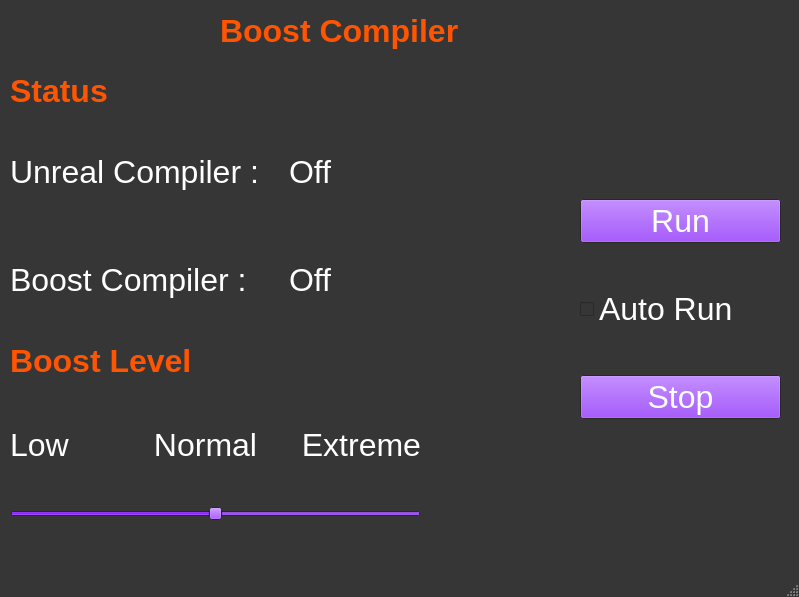
<?xml version="1.0" encoding="UTF-8"?>
<ui version="4.0">
 <class>MainWindow</class>
 <widget class="QMainWindow" name="MainWindow">
  <property name="windowModality">
   <enum>Qt::NonModal</enum>
  </property>
  <property name="enabled">
   <bool>true</bool>
  </property>
  <property name="geometry">
   <rect>
    <x>0</x>
    <y>0</y>
    <width>799</width>
    <height>597</height>
   </rect>
  </property>
  <property name="palette">
   <palette>
    <active>
     <colorrole role="WindowText">
      <brush brushstyle="SolidPattern">
       <color alpha="255">
        <red>255</red>
        <green>255</green>
        <blue>255</blue>
       </color>
      </brush>
     </colorrole>
     <colorrole role="Button">
      <brush brushstyle="SolidPattern">
       <color alpha="255">
        <red>120</red>
        <green>0</green>
        <blue>255</blue>
       </color>
      </brush>
     </colorrole>
     <colorrole role="Text">
      <brush brushstyle="SolidPattern">
       <color alpha="255">
        <red>255</red>
        <green>255</green>
        <blue>255</blue>
       </color>
      </brush>
     </colorrole>
     <colorrole role="BrightText">
      <brush brushstyle="SolidPattern">
       <color alpha="255">
        <red>255</red>
        <green>255</green>
        <blue>255</blue>
       </color>
      </brush>
     </colorrole>
     <colorrole role="ButtonText">
      <brush brushstyle="SolidPattern">
       <color alpha="255">
        <red>255</red>
        <green>255</green>
        <blue>255</blue>
       </color>
      </brush>
     </colorrole>
     <colorrole role="Base">
      <brush brushstyle="SolidPattern">
       <color alpha="255">
        <red>54</red>
        <green>54</green>
        <blue>54</blue>
       </color>
      </brush>
     </colorrole>
     <colorrole role="Window">
      <brush brushstyle="SolidPattern">
       <color alpha="255">
        <red>54</red>
        <green>54</green>
        <blue>54</blue>
       </color>
      </brush>
     </colorrole>
     <colorrole role="Highlight">
      <brush brushstyle="SolidPattern">
       <color alpha="255">
        <red>120</red>
        <green>0</green>
        <blue>255</blue>
       </color>
      </brush>
     </colorrole>
     <colorrole role="AlternateBase">
      <brush brushstyle="SolidPattern">
       <color alpha="255">
        <red>54</red>
        <green>54</green>
        <blue>54</blue>
       </color>
      </brush>
     </colorrole>
     <colorrole role="PlaceholderText">
      <brush brushstyle="SolidPattern">
       <color alpha="128">
        <red>255</red>
        <green>255</green>
        <blue>255</blue>
       </color>
      </brush>
     </colorrole>
    </active>
    <inactive>
     <colorrole role="WindowText">
      <brush brushstyle="SolidPattern">
       <color alpha="255">
        <red>255</red>
        <green>255</green>
        <blue>255</blue>
       </color>
      </brush>
     </colorrole>
     <colorrole role="Button">
      <brush brushstyle="SolidPattern">
       <color alpha="255">
        <red>120</red>
        <green>0</green>
        <blue>255</blue>
       </color>
      </brush>
     </colorrole>
     <colorrole role="Text">
      <brush brushstyle="SolidPattern">
       <color alpha="255">
        <red>255</red>
        <green>255</green>
        <blue>255</blue>
       </color>
      </brush>
     </colorrole>
     <colorrole role="BrightText">
      <brush brushstyle="SolidPattern">
       <color alpha="255">
        <red>255</red>
        <green>255</green>
        <blue>255</blue>
       </color>
      </brush>
     </colorrole>
     <colorrole role="ButtonText">
      <brush brushstyle="SolidPattern">
       <color alpha="255">
        <red>255</red>
        <green>255</green>
        <blue>255</blue>
       </color>
      </brush>
     </colorrole>
     <colorrole role="Base">
      <brush brushstyle="SolidPattern">
       <color alpha="255">
        <red>54</red>
        <green>54</green>
        <blue>54</blue>
       </color>
      </brush>
     </colorrole>
     <colorrole role="Window">
      <brush brushstyle="SolidPattern">
       <color alpha="255">
        <red>54</red>
        <green>54</green>
        <blue>54</blue>
       </color>
      </brush>
     </colorrole>
     <colorrole role="Highlight">
      <brush brushstyle="SolidPattern">
       <color alpha="255">
        <red>120</red>
        <green>0</green>
        <blue>255</blue>
       </color>
      </brush>
     </colorrole>
     <colorrole role="AlternateBase">
      <brush brushstyle="SolidPattern">
       <color alpha="255">
        <red>54</red>
        <green>54</green>
        <blue>54</blue>
       </color>
      </brush>
     </colorrole>
     <colorrole role="PlaceholderText">
      <brush brushstyle="SolidPattern">
       <color alpha="128">
        <red>255</red>
        <green>255</green>
        <blue>255</blue>
       </color>
      </brush>
     </colorrole>
    </inactive>
    <disabled>
     <colorrole role="WindowText">
      <brush brushstyle="SolidPattern">
       <color alpha="255">
        <red>120</red>
        <green>120</green>
        <blue>120</blue>
       </color>
      </brush>
     </colorrole>
     <colorrole role="Button">
      <brush brushstyle="SolidPattern">
       <color alpha="255">
        <red>120</red>
        <green>0</green>
        <blue>255</blue>
       </color>
      </brush>
     </colorrole>
     <colorrole role="Text">
      <brush brushstyle="SolidPattern">
       <color alpha="255">
        <red>120</red>
        <green>120</green>
        <blue>120</blue>
       </color>
      </brush>
     </colorrole>
     <colorrole role="BrightText">
      <brush brushstyle="SolidPattern">
       <color alpha="255">
        <red>255</red>
        <green>255</green>
        <blue>255</blue>
       </color>
      </brush>
     </colorrole>
     <colorrole role="ButtonText">
      <brush brushstyle="SolidPattern">
       <color alpha="255">
        <red>120</red>
        <green>120</green>
        <blue>120</blue>
       </color>
      </brush>
     </colorrole>
     <colorrole role="Base">
      <brush brushstyle="SolidPattern">
       <color alpha="255">
        <red>54</red>
        <green>54</green>
        <blue>54</blue>
       </color>
      </brush>
     </colorrole>
     <colorrole role="Window">
      <brush brushstyle="SolidPattern">
       <color alpha="255">
        <red>54</red>
        <green>54</green>
        <blue>54</blue>
       </color>
      </brush>
     </colorrole>
     <colorrole role="Highlight">
      <brush brushstyle="SolidPattern">
       <color alpha="255">
        <red>0</red>
        <green>120</green>
        <blue>215</blue>
       </color>
      </brush>
     </colorrole>
     <colorrole role="AlternateBase">
      <brush brushstyle="SolidPattern">
       <color alpha="255">
        <red>54</red>
        <green>54</green>
        <blue>54</blue>
       </color>
      </brush>
     </colorrole>
     <colorrole role="PlaceholderText">
      <brush brushstyle="SolidPattern">
       <color alpha="128">
        <red>0</red>
        <green>0</green>
        <blue>0</blue>
       </color>
      </brush>
     </colorrole>
    </disabled>
   </palette>
  </property>
  <property name="font">
   <font>
    <pointsize>24</pointsize>
    <weight>50</weight>
    <italic>false</italic>
    <bold>false</bold>
    <kerning>true</kerning>
   </font>
  </property>
  <property name="cursor">
   <cursorShape>CrossCursor</cursorShape>
  </property>
  <property name="focusPolicy">
   <enum>Qt::NoFocus</enum>
  </property>
  <property name="contextMenuPolicy">
   <enum>Qt::DefaultContextMenu</enum>
  </property>
  <property name="windowTitle">
   <string>Boost Compiler</string>
  </property>
  <property name="iconSize">
   <size>
    <width>24</width>
    <height>24</height>
   </size>
  </property>
  <property name="tabShape">
   <enum>QTabWidget::Triangular</enum>
  </property>
  <widget class="QWidget" name="centralwidget">
   <property name="cursor">
    <cursorShape>ArrowCursor</cursorShape>
   </property>
   <property name="contextMenuPolicy">
    <enum>Qt::NoContextMenu</enum>
   </property>
   <widget class="QLabel" name="label">
    <property name="geometry">
     <rect>
      <x>220</x>
      <y>10</y>
      <width>411</width>
      <height>41</height>
     </rect>
    </property>
    <property name="palette">
     <palette>
      <active>
       <colorrole role="WindowText">
        <brush brushstyle="SolidPattern">
         <color alpha="255">
          <red>255</red>
          <green>85</green>
          <blue>0</blue>
         </color>
        </brush>
       </colorrole>
      </active>
      <inactive>
       <colorrole role="WindowText">
        <brush brushstyle="SolidPattern">
         <color alpha="255">
          <red>255</red>
          <green>85</green>
          <blue>0</blue>
         </color>
        </brush>
       </colorrole>
      </inactive>
      <disabled>
       <colorrole role="WindowText">
        <brush brushstyle="SolidPattern">
         <color alpha="255">
          <red>120</red>
          <green>120</green>
          <blue>120</blue>
         </color>
        </brush>
       </colorrole>
      </disabled>
     </palette>
    </property>
    <property name="font">
     <font>
      <pointsize>24</pointsize>
      <weight>75</weight>
      <italic>false</italic>
      <bold>true</bold>
      <kerning>true</kerning>
     </font>
    </property>
    <property name="text">
     <string>Boost Compiler</string>
    </property>
   </widget>
   <widget class="QWidget" name="verticalLayoutWidget">
    <property name="geometry">
     <rect>
      <x>580</x>
      <y>160</y>
      <width>201</width>
      <height>301</height>
     </rect>
    </property>
    <layout class="QVBoxLayout" name="verticalLayout">
     <item>
      <widget class="QPushButton" name="Run">
       <property name="cursor">
        <cursorShape>PointingHandCursor</cursorShape>
       </property>
       <property name="focusPolicy">
        <enum>Qt::WheelFocus</enum>
       </property>
       <property name="text">
        <string>Run</string>
       </property>
      </widget>
     </item>
     <item>
      <widget class="QCheckBox" name="checkBox">
       <property name="text">
        <string>Auto Run</string>
       </property>
       <property name="iconSize">
        <size>
         <width>16</width>
         <height>16</height>
        </size>
       </property>
      </widget>
     </item>
     <item>
      <widget class="QPushButton" name="Stop">
       <property name="palette">
        <palette>
         <active>
          <colorrole role="Light">
           <brush brushstyle="SolidPattern">
            <color alpha="255">
             <red>255</red>
             <green>255</green>
             <blue>255</blue>
            </color>
           </brush>
          </colorrole>
         </active>
         <inactive>
          <colorrole role="Light">
           <brush brushstyle="SolidPattern">
            <color alpha="255">
             <red>255</red>
             <green>255</green>
             <blue>255</blue>
            </color>
           </brush>
          </colorrole>
         </inactive>
         <disabled>
          <colorrole role="Light">
           <brush brushstyle="SolidPattern">
            <color alpha="255">
             <red>255</red>
             <green>255</green>
             <blue>255</blue>
            </color>
           </brush>
          </colorrole>
         </disabled>
        </palette>
       </property>
       <property name="cursor">
        <cursorShape>PointingHandCursor</cursorShape>
       </property>
       <property name="text">
        <string>Stop</string>
       </property>
      </widget>
     </item>
    </layout>
   </widget>
   <widget class="QWidget" name="verticalLayoutWidget_2">
    <property name="geometry">
     <rect>
      <x>10</x>
      <y>120</y>
      <width>551</width>
      <height>211</height>
     </rect>
    </property>
    <layout class="QVBoxLayout" name="verticalLayout_2">
     <property name="leftMargin">
      <number>0</number>
     </property>
     <item>
      <layout class="QHBoxLayout" name="horizontalLayout_2">
       <item>
        <widget class="QLabel" name="label_2">
         <property name="text">
          <string>Unreal Compiler :</string>
         </property>
        </widget>
       </item>
       <item>
        <widget class="QLabel" name="label_3">
         <property name="text">
          <string>Off</string>
         </property>
        </widget>
       </item>
      </layout>
     </item>
     <item>
      <layout class="QHBoxLayout" name="horizontalLayout">
       <item>
        <widget class="QLabel" name="Compiler">
         <property name="text">
          <string>Boost Compiler :</string>
         </property>
        </widget>
       </item>
       <item>
        <widget class="QLabel" name="RunBoost">
         <property name="text">
          <string>Off</string>
         </property>
        </widget>
       </item>
      </layout>
     </item>
    </layout>
   </widget>
   <widget class="QWidget" name="verticalLayoutWidget_3">
    <property name="geometry">
     <rect>
      <x>10</x>
      <y>390</y>
      <width>411</width>
      <height>131</height>
     </rect>
    </property>
    <layout class="QVBoxLayout" name="verticalLayout_3">
     <item>
      <layout class="QHBoxLayout" name="horizontalLayout_3">
       <property name="spacing">
        <number>6</number>
       </property>
       <property name="leftMargin">
        <number>0</number>
       </property>
       <property name="topMargin">
        <number>0</number>
       </property>
       <property name="rightMargin">
        <number>0</number>
       </property>
       <property name="bottomMargin">
        <number>0</number>
       </property>
       <item>
        <widget class="QLabel" name="label_4">
         <property name="text">
          <string>Low</string>
         </property>
         <property name="alignment">
          <set>Qt::AlignLeading|Qt::AlignLeft|Qt::AlignVCenter</set>
         </property>
        </widget>
       </item>
       <item>
        <widget class="QLabel" name="label_5">
         <property name="text">
          <string>Normal</string>
         </property>
         <property name="alignment">
          <set>Qt::AlignCenter</set>
         </property>
        </widget>
       </item>
       <item>
        <spacer name="verticalSpacer">
         <property name="orientation">
          <enum>Qt::Vertical</enum>
         </property>
         <property name="sizeHint" stdset="0">
          <size>
           <width>20</width>
           <height>40</height>
          </size>
         </property>
        </spacer>
       </item>
       <item>
        <widget class="QLabel" name="label_6">
         <property name="text">
          <string>Extreme</string>
         </property>
         <property name="alignment">
          <set>Qt::AlignRight|Qt::AlignTrailing|Qt::AlignVCenter</set>
         </property>
        </widget>
       </item>
      </layout>
     </item>
     <item>
      <widget class="QSlider" name="horizontalSlider">
       <property name="minimum">
        <number>0</number>
       </property>
       <property name="maximum">
        <number>2</number>
       </property>
       <property name="value">
        <number>1</number>
       </property>
       <property name="orientation">
        <enum>Qt::Horizontal</enum>
       </property>
      </widget>
     </item>
    </layout>
   </widget>
   <widget class="QLabel" name="label_7">
    <property name="geometry">
     <rect>
      <x>10</x>
      <y>340</y>
      <width>411</width>
      <height>41</height>
     </rect>
    </property>
    <property name="palette">
     <palette>
      <active>
       <colorrole role="WindowText">
        <brush brushstyle="SolidPattern">
         <color alpha="255">
          <red>255</red>
          <green>85</green>
          <blue>0</blue>
         </color>
        </brush>
       </colorrole>
      </active>
      <inactive>
       <colorrole role="WindowText">
        <brush brushstyle="SolidPattern">
         <color alpha="255">
          <red>255</red>
          <green>85</green>
          <blue>0</blue>
         </color>
        </brush>
       </colorrole>
      </inactive>
      <disabled>
       <colorrole role="WindowText">
        <brush brushstyle="SolidPattern">
         <color alpha="255">
          <red>120</red>
          <green>120</green>
          <blue>120</blue>
         </color>
        </brush>
       </colorrole>
      </disabled>
     </palette>
    </property>
    <property name="font">
     <font>
      <pointsize>24</pointsize>
      <weight>75</weight>
      <italic>false</italic>
      <bold>true</bold>
      <kerning>true</kerning>
     </font>
    </property>
    <property name="text">
     <string>Boost Level</string>
    </property>
   </widget>
   <widget class="QLabel" name="label_8">
    <property name="geometry">
     <rect>
      <x>10</x>
      <y>70</y>
      <width>411</width>
      <height>41</height>
     </rect>
    </property>
    <property name="palette">
     <palette>
      <active>
       <colorrole role="WindowText">
        <brush brushstyle="SolidPattern">
         <color alpha="255">
          <red>255</red>
          <green>85</green>
          <blue>0</blue>
         </color>
        </brush>
       </colorrole>
      </active>
      <inactive>
       <colorrole role="WindowText">
        <brush brushstyle="SolidPattern">
         <color alpha="255">
          <red>255</red>
          <green>85</green>
          <blue>0</blue>
         </color>
        </brush>
       </colorrole>
      </inactive>
      <disabled>
       <colorrole role="WindowText">
        <brush brushstyle="SolidPattern">
         <color alpha="255">
          <red>120</red>
          <green>120</green>
          <blue>120</blue>
         </color>
        </brush>
       </colorrole>
      </disabled>
     </palette>
    </property>
    <property name="font">
     <font>
      <pointsize>24</pointsize>
      <weight>75</weight>
      <italic>false</italic>
      <bold>true</bold>
      <kerning>true</kerning>
     </font>
    </property>
    <property name="text">
     <string>Status</string>
    </property>
   </widget>
  </widget>
  <widget class="QStatusBar" name="statusbar"/>
 </widget>
 <resources/>
 <connections/>
</ui>
